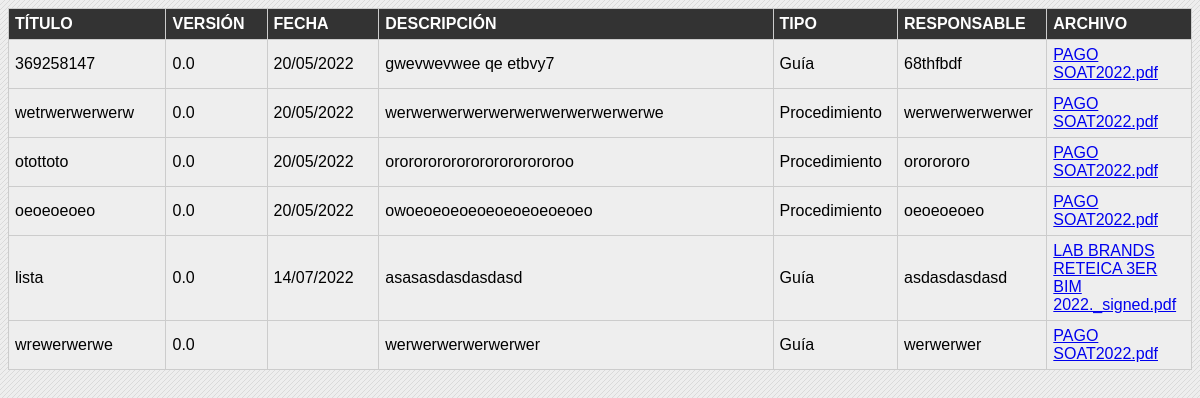
Page /subir/lista_lector.php on the committed database.
### tables this page shows
CREATE TABLE IF NOT EXISTS `tbl_documentos` (
  `id_documento` int(11) NOT NULL AUTO_INCREMENT,
  `para` varchar(100) NOT NULL,
  `titulo` varchar(150) DEFAULT NULL,
  `version` varchar(50) NOT NULL,
  `fecha` varchar(100) NOT NULL,
  `descripcion` varchar(1000) DEFAULT NULL,
  `tipo` varchar(150) DEFAULT NULL,
  `responsable` varchar(150) NOT NULL,
  `archivo` varchar(255) NOT NULL,
  `id_usuario` int(15) NOT NULL,
  `leido` varchar(180) DEFAULT NULL,
  PRIMARY KEY (`id_documento`),
  KEY `fk_tbl_documentos_login_idx` (`id_usuario`)
);

### subir/config.inc.php (called while the page is built, shortened)
<?php
class Conect_MySql {
     var $obj = array ( "dbname"	=>	"ingresar",
                       "dbuser"		=>	"admin"		,
                       "dbpwd"		=>	"Q!w2e3r4t5"		,
                       "dbhost"		=>	"localhost"	);
     var $db_connect_id = "";
    private function connect(){
		$this->db_connect_id = mysqli_connect($this->obj['dbhost'],$this->obj['dbuser'],$this->obj['dbpwd'],$this->obj['dbname']);
  }
function execute($query) {
        $this->q_id = mysqli_query($this->db_connect_id,$query);
	return $this->q_id;
    }
  public function fetch_row($q_id = "") {
        $result = mysqli_fetch_array($q_id);
        return $result;
    }
}
?>

### subir/lista_lector.php (the view, shortened to what this page needs)
<!DOCTYPE html>
<html>
    <head>
    </head>
    <body>
       <form>
    		<center><table width="96%">
            <tr>
                <th width="157">TÍTULO</th>
                <th width="96">VERSIÓN</th>
                <th width="108">FECHA</th>
                <th width="432">DESCRIPCIÓN</th>
                <th width="116">TIPO</th>
                <th width="140">RESPONSABLE</th>
                <th width="136">ARCHIVO</th>
            </tr>
        <?php
        include 'config.inc.php';
        $db=new Conect_MySql();
            $sql = "select*from tbl_documentos ORDER BY fecha DESC";
            $query = $db->execute($sql);
            while($datos=$db->fetch_row($query)){?>
            <tr>
                <td><?php echo $datos['titulo']; ?></td>
                <td><?php echo $datos['version']; ?></td>
                <td><?php echo $datos['fecha']; ?></td>
                <td><font site="1px"><?php echo $datos['descripcion']; ?></td>
               	<td><?php echo $datos['tipo']; ?></td>
                <td><?php echo $datos['responsable']; ?></td>
                <td><a href="archivo.php?id=<?php echo $datos['id_documento']?>"><?php echo $datos['archivo']; ?></a></td>
            </tr>
          <?php  } ?>
        </table>
    </form>
    </body>
</html>

### subir/lista_lector.php (style rules this page uses)
* body { background:url(../images/bg.jpg); font-family:"BrowalliaUPC", Gadget, sans-serif; }
table { background:#EEE; width: 100%; border-collapse: collapse; }
tr:nth-of-type(odd) { background: #eee; }
th { background: #333; color: white; font-weight: bold; }
td, th { padding: 6px; border: 1px solid #ccc; text-align: left; }

### rows in the picture
tbl_documentos: titulo "369258147", version "0.0", fecha "20/05/2022", descripcion "gwevwevwee qe etbvy7", tipo "Guía", responsable "68thfbdf", archivo "PAGO SOAT2022.pdf"
tbl_documentos: titulo "wetrwerwerwerw", version "0.0", fecha "20/05/2022", descripcion "werwerwerwerwerwerwerwerwerwerwe", tipo "Procedimiento", responsable "werwerwerwerwer", archivo "PAGO SOAT2022.pdf"
tbl_documentos: titulo "otottoto", version "0.0", fecha "20/05/2022", descripcion "ororororororororororororoo", tipo "Procedimiento", responsable "ororororo", archivo "PAGO SOAT2022.pdf"
tbl_documentos: titulo "oeoeoeoeo", version "0.0", fecha "20/05/2022", descripcion "owoeoeoeoeoeoeoeoeoeoeo", tipo "Procedimiento", responsable "oeoeoeoeo", archivo "PAGO SOAT2022.pdf"
tbl_documentos: titulo "lista", version "0.0", fecha "14/07/2022", descripcion "asasasdasdasdasd", tipo "Guía", responsable "asdasdasdasd", archivo "LAB BRANDS RETEICA 3ER BIM 2022._signed.pdf"
tbl_documentos: titulo "wrewerwerwe", version "0.0", descripcion "werwerwerwerwerwer", tipo "Guía", responsable "werwerwer", archivo "PAGO SOAT2022.pdf"
